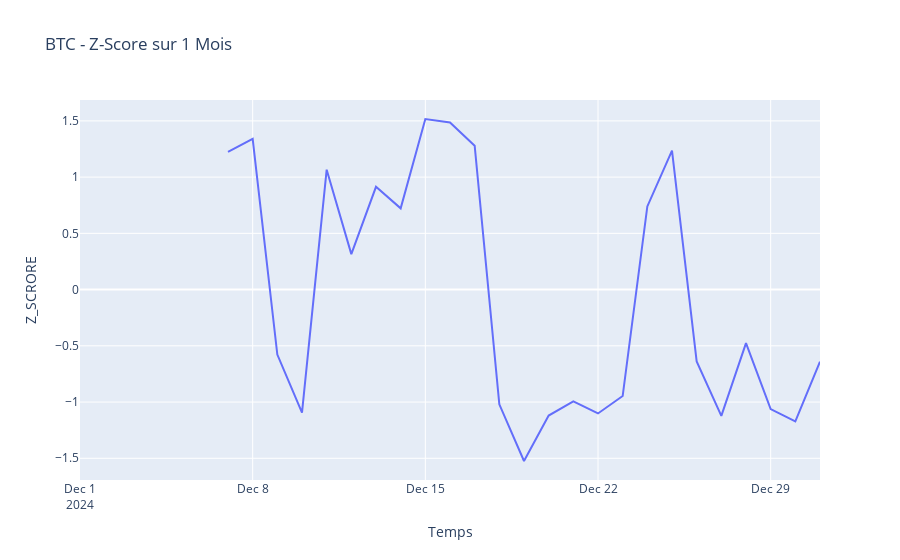

Write notebook code for a chart like this one.
### Code cell
fig_btc_z_cr = px.line(btc_data_z_scrore, x=btc_data_z_scrore.index, y="Z_SCRORE",
              labels={"BTC_ZScore": "Z-Score BTC", "Date": "Temps"},
              title="BTC - Z-Score sur 1 Mois")

fig_btc_z_cr.show()
